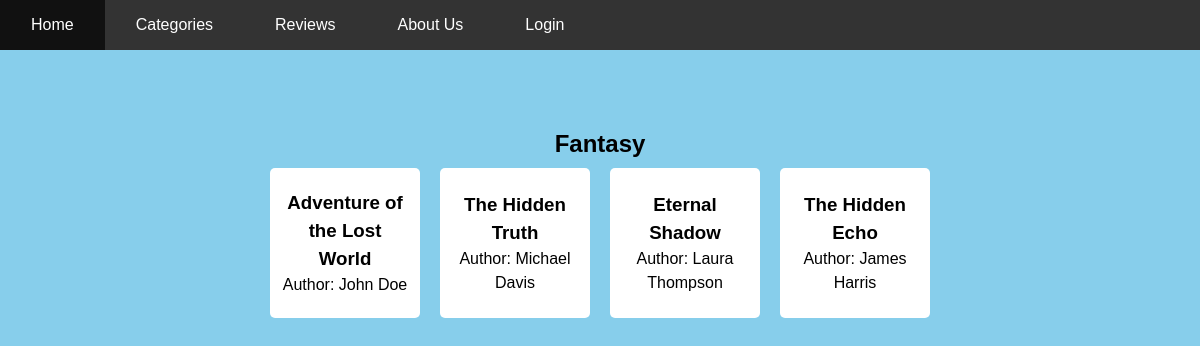
/Sample/category.php?Category_Key=1, run on the app's committed database.
### tables this page shows
CREATE TABLE `tblcategory` (
  `Category_Key` int(15) NOT NULL,
  `Category_Name` varchar(100) NOT NULL
);

CREATE TABLE `tblbook` (
  `Book_Key` int(15) NOT NULL,
  `Title` varchar(100) NOT NULL,
  `Category_Key` int(11) NOT NULL,
  `ISBN` varchar(20) NOT NULL,
  `Authors_Firstname` varchar(100) NOT NULL,
  `Authors_Lastname` varchar(1000) NOT NULL,
  `description` varchar(1000) NOT NULL
);

### Sample/category.php (the view, shortened to what this page needs)
<?php
$servername = "localhost";
$username = "root";
$password = "";
$dbname = "bookreview";
$conn = new mysqli($servername, $username, $password, $dbname);
if (isset($_GET['Category_Key'])) {
    $categoryKey = $_GET['Category_Key'];
    $categorySql = "SELECT Category_Name FROM tblcategory WHERE Category_Key = ?";
    $stmt = $conn->prepare($categorySql);
    $stmt->bind_param("i", $categoryKey);
    $stmt->execute();
    $categoryResult = $stmt->get_result();
    $categoryRow = $categoryResult->fetch_assoc();
    $categoryName = $categoryRow['Category_Name'];
    $booksSql = "SELECT b.* FROM tblbook b
                 JOIN tblcategory c ON b.Category_Key = c.Category_Key
                 WHERE c.Category_Key = ?";
    $stmt = $conn->prepare($booksSql);
    $stmt->bind_param("i", $categoryKey);
    $stmt->execute();
    $booksResult = $stmt->get_result();
    $books = $booksResult->fetch_all(MYSQLI_ASSOC);
}
include 'header.php';
?>
<div class="container">
    <h2><?php echo $categoryName; ?></h2>
    <div class="books-container">
        <?php
        if (isset($books) && !empty($books)) {
            foreach ($books as $book) {
                echo '<a class="book" href="bookDetails.php?Book_Key=' . $book['Book_Key'] . '">';
                echo '<div>';
                echo '<h3>' . $book['Title'] . '</h3>';
                echo '<p>Author: ' . $book['Authors_Firstname'] . ' ' . $book['Authors_Lastname'] . '</p>';
                echo '</div>';
                echo '</a>';
            }
        } else {
            echo '<p>No books found for this category.</p>';
        }
        ?>
    </div>
</div>

### Sample/styles.css (style rules this page uses)
body { background-color: skyblue; font-family: Arial, sans-serif; margin: 0; padding: 0; overflow: auto; }
.container { display: flex; flex-direction: column; justify-content: flex-start; align-items: center; height: calc(100vh - 60px); padding: 20px; margin-top: 60px; overflow-x: hidden; }
* { margin: 0; padding: 0; box-sizing: border-box; overflow-wrap: break-word; }
h2 { text-align: center; }
.book { background-color: white; margin: 10px; padding: 10px; border-radius: 5px; cursor: pointer; width: 150px; height: 150px; line-height: 1.5; text-align: center; float: left; overflow: hidden; display: flex; align-items: center; justify-content: center; flex-direction: column; }

### Sample/category.php (style rules this page uses)
.book { color: black; text-decoration: none; cursor: pointer; }

### data on the page
tblcategory: Category_Name "Fantasy"
tblbook: Title "Adventure of the Lost World", Authors_Firstname "John", Authors_Lastname "Doe"
tblbook: Title "The Hidden Truth", Authors_Firstname "Michael", Authors_Lastname "Davis"
tblbook: Title "Eternal Shadow", Authors_Firstname "Laura", Authors_Lastname "Thompson"
tblbook: Title "The Hidden Echo", Authors_Firstname "James", Authors_Lastname "Harris"
